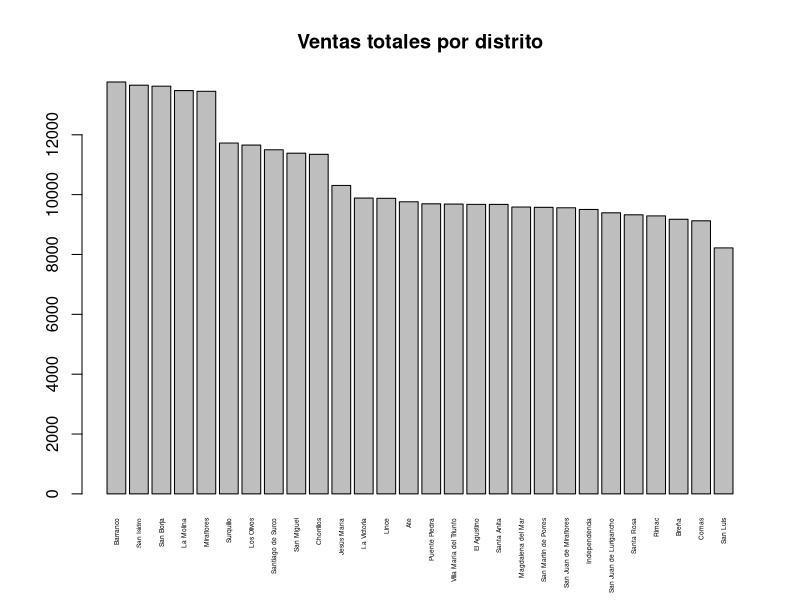
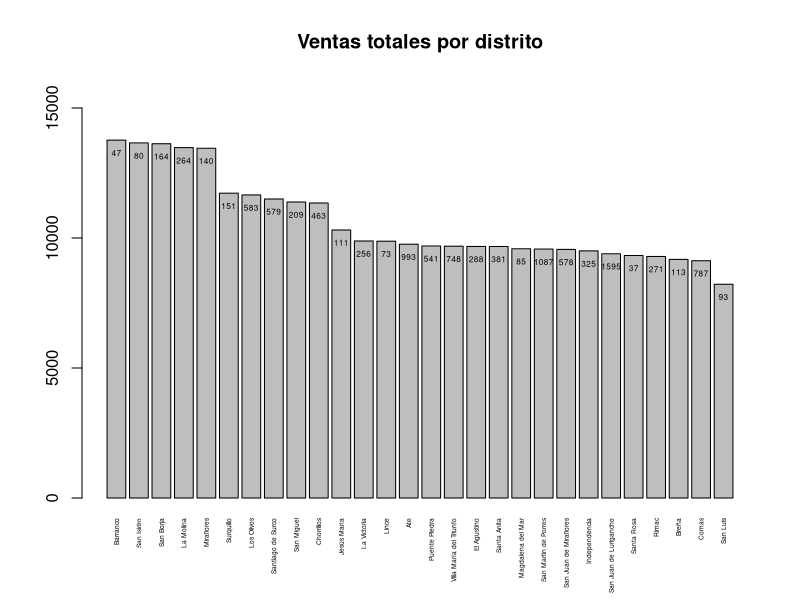

Write the R code that produced these figures, in order.
## ---- chunk 1
library(readr)
library(dplyr)
## ---- chunk 2
DF <- read_csv("BodegasEP.csv")
## ---- chunk 3
DF$VentasTotales = DF$Ventas1 + DF$Ventas2 + DF$Ventas3 + DF$Ventas4
## ---- chunk 4
DF %>% group_by(Distrito) %>% summarise(PromVentas = mean(VentasTotales), DesviaciónEstandarVentas = sd(VentasTotales))
## ---- chunk 5
sum(is.na(DF))
## ---- chunk 6
sum(!complete.cases(DF))
## ---- chunk 7
DF %>% filter(!complete.cases(DF)) -> DFF
## ---- chunk 8
DF %>% filter(complete.cases(DF)) -> DFL
## ---- chunk 9
DFL %>% group_by(Distrito) %>% summarise(PromVentas = mean(VentasTotales), DesviaciónEstandarVentas = sd(VentasTotales))
## ---- chunk 10
DFL %>% group_by(Distrito) %>% summarise(PromVentas = mean(VentasTotales), DesviaciónEstandarVentas = sd(VentasTotales)) -> DFR
## ---- chunk 11
DFR %>% arrange(desc(PromVentas))
## ---- chunk 12
DFR %>% arrange(desc(PromVentas)) -> DFO
## ---- chunk 13
barplot(DFO$PromVentas, # La variable dependiente (columnas)
        names.arg = DFO$Distrito, # Para colocar los nombres de las variables independinetes (filas)
        las = 3, # Para mostrar los nombres en vertical
        cex.names = 0.4) # Para disminuir el tamaño de los nombres
title("Ventas totales por distrito")
## ---- chunk 14
DFL %>% group_by(Distrito) %>% summarise(CantBodegas = n(), PromVentas = mean(VentasTotales), DesviaciónEstandarVentas = sd(VentasTotales)) -> DFN
## ---- chunk 15
DFN %>% arrange(desc(PromVentas)) -> DFN
## ---- chunk 16
BP <- barplot(DFN$PromVentas, 
        names.arg = DFO$Distrito,
        las = 3, 
        cex.names = 0.4,
        ylim = c(0,16000)) 

text(BP[, 1], DFN$PromVentas, labels = DFN$CantBodegas, cex = 0.5, pos = 1)

title("Ventas totales por distrito")
